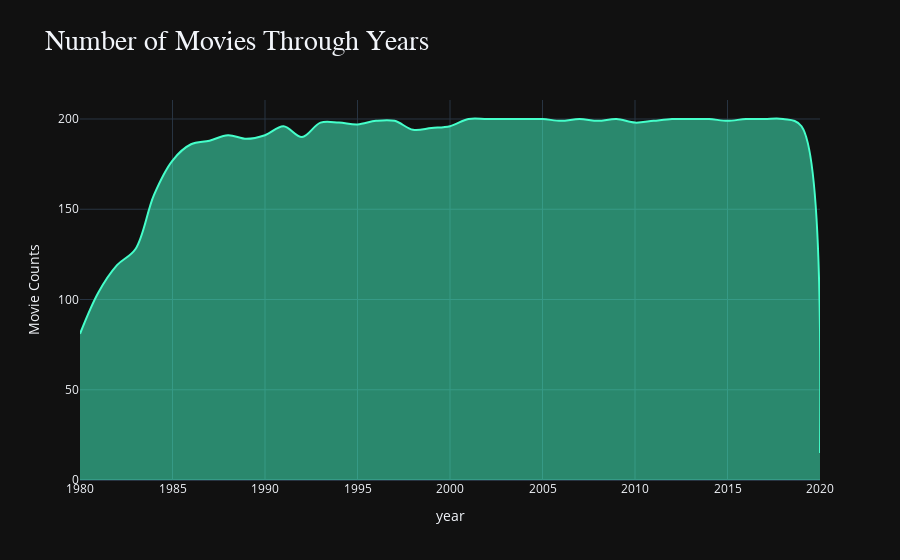

This figure's notebook cell:
### Code cell
fig = px.area(year, 
        x = year.index, 
        y =year, 
        labels = {"index" :"Year", "y" :"Movie Counts"},
        line_shape="spline", 
        color_discrete_sequence=["#45FFCA"],
        title = "Number of Movies Through Years",
        template="plotly_dark",
       )


update_layout()
iplot(fig)

### Figure 1 — Plotly figure (JSON) as saved in the notebook; plotly's stock layout.template omitted (floating-point values rounded to 4 significant figures)
{"data": [{"fillpattern": {"shape": ""}, "hovertemplate": "year=%{x}<br>Movie Counts=%{y}<extra></extra>", "legendgroup": "", "line": {"color": "#45FFCA", "shape": "spline"}, "marker": {"symbol": "circle"}, "mode": "lines", "name": "", "orientation": "v", "showlegend": false, "stackgroup": "1", "type": "scatter", "x": [1980, 1981, 1982, 1983, 1984, 1985, 1986, 1987, 1988, 1989, 1990, 1991, 1992, 1993, 1994, 1995, 1996, 1997, 1998, 1999, 2000, 2001, 2002, 2003, 2004, 2005, 2006, 2007, 2008, 2009, 2010, 2011, 2012, 2013, 2014, 2015, 2016, 2017, 2018, 2019, 2020], "xaxis": "x", "y": [81, 104, 119, 128, 158, 177, 186, 188, 191, 189, 191, 196, 190, 198, 198, 197, 199, 199, 194, 195, 196, 200, 200, 200, 200, 200, 199, 200, 199, 200, 198, 199, 200, 200, 200, 199, 200, 200, 200, 196, 15], "yaxis": "y"}], "layout": {"hoverlabel": {"bgcolor": "#45FFCA", "font": {"family": "tahoma", "size": 16}}, "legend": {"tracegroupgap": 0}, "showlegend": false, "title": {"font": {"family": "tahoma", "size": 28}, "text": "Number of Movies Through Years"}, "xaxis": {"anchor": "y", "domain": [0, 1], "title": {"text": "year"}}, "yaxis": {"anchor": "x", "domain": [0, 1], "title": {"text": "Movie Counts"}}}}
